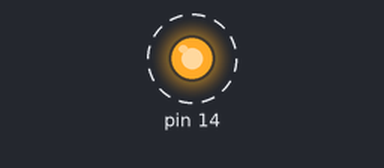
A sketch run on a simulated Arduino Uno, built with avr-gcc and run on an emulated ATmega328P. Shown: output pins drawn as LEDs (lit = HIGH). Dashed ring = blinking. What the sketch prints to the serial monitor is not drawn.

Above: at 0.5 s.
Timing chart, 0 to 4.6 s (numbered marks = the images above):
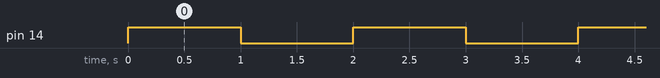

Measured:
- by itself, pin 14: alternates HIGH for 1.0 s and LOW for 1.0 s

The sketch:

test.ino
```cpp
//³õÊ¼ÅäÖÃÎÊÌâ£ºhttps://blog.csdn.net/acktomas/article/details/102815385
void setup(){
    pinMode(14, OUTPUT);
    Serial.begin(115200);
}

void loop(){
    Serial.println("arduino 66666");
    digitalWrite(14, HIGH);
    delay(1000);
    digitalWrite(14, LOW);
    delay(1000);
}
```
